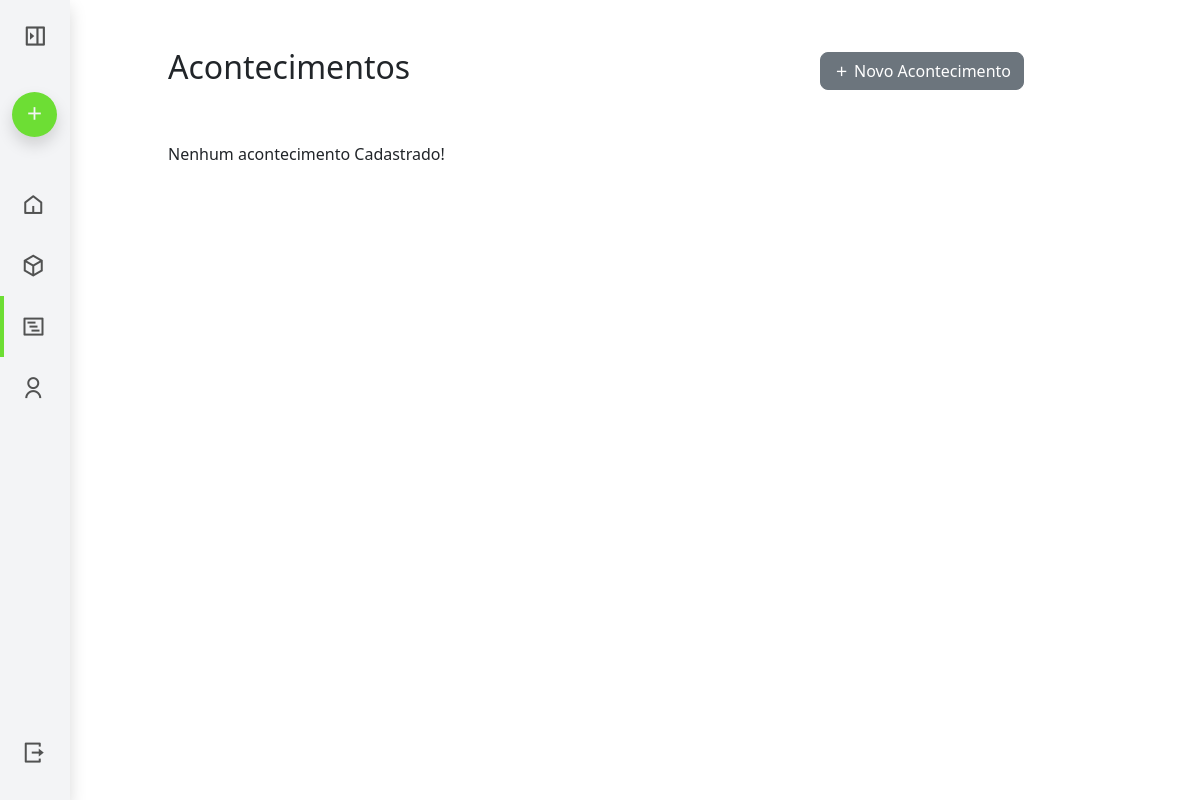
Page /sgpa/acontecimentos/ (signed in) on the earlier database version.
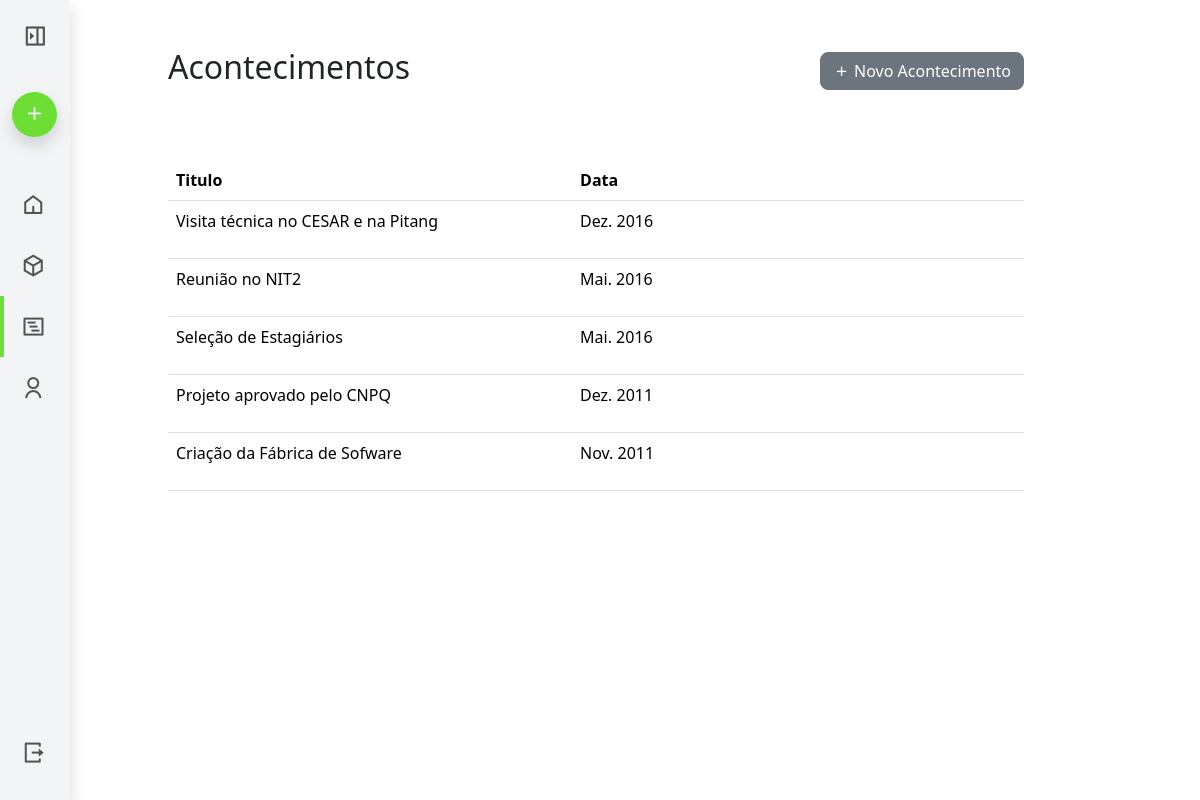
Same page on the later database version.
### acontecimentos/models.py (models this page shows, shortened)
class Acontecimento(models.Model):
    titulo = models.CharField(max_length=150)
    data = models.DateField()
    descricao = models.TextField(null=True, blank=True)
    imagem = models.ImageField(upload_to="acontecimentos/", blank=True, null=True)
    data_cadastro = models.DateTimeField(auto_now_add=True)

### acontecimentos/views.py (the view)
# urls.py: path('', AcontecimentoListView.as_view(), name='lista-acontecimentos'),
class AcontecimentoListView(LoginRequiredMixin, ListView):
    model = Acontecimento
    template_name = 'acontecimentos/acontecimento_list.html'
    context_object_name = 'acontecimentos'
    paginate_by = 15
    ordering = ['-data']

### acontecimentos/templates/acontecimentos/acontecimento_list.html (shortened to what this page needs)
{% extends "./base_app.html" %}
{% block AppContent %}
    {% if acontecimentos %}
    <table class="table table-responsive table-hover">
        <thead>
            <tr>
                <th>Titulo</th>
                <th>Data</th>
                <th></th>
            </tr>
        </thead>
        <tbody>
            {% for acontecimento in acontecimentos %}
                <tr>
                    <td>{{ acontecimento.titulo }}</td>
                    <td>{{ acontecimento.data|date:'M. Y' }}</td>
                    <td>
                    </td>
                </tr>
            {% endfor %}
        </tbody>
    </table>
    {% else %}
    <p>Nenhum acontecimento Cadastrado!</p>
    {% endif %}
{% endblock %}

### acontecimentos/templates/acontecimentos/base_app.html (shortened to what this page needs)
{% extends "base.html" %}
{% block content %}
<div class="p-5">
    <div class="actions-header d-flex align-items-center justify-content-between">
        <div>
            <h2>Acontecimentos</h2>
        </div>
        <div class="actions">
            <a href="{% url 'acontecimentos:criar-acontecimento' %}" class="btn btn-secondary"><i class="ri-add-line"></i> Novo Acontecimento</a>
        </div>
    </div>
    <div class="mt-5">
        {% block AppContent %}
        {% endblock AppContent %}
    </div>
</div>
{% endblock content %}

### global/templates/base.html (shortened to what this page needs)
<!DOCTYPE html>
<html lang="pt-br">
<head>
    {% load static %}
    <link rel="stylesheet" href="{% static 'css/bootstrap.min.css' %}">
    <link rel="stylesheet" href="{% static 'css/main.css' %}">
    <link rel="stylesheet" href="{% static 'css/icons/remixicon.css' %}">
</head>
<body>
    <div class="d-flex">
        <div id="sidebar" class="sidebar shadow closed">
            <div class="sidebar-header">
                <button id="toggle-sidebar" class="toggle-sidebar"><i id="toggle-sidebar-icon" class="ri-sidebar-unfold-line"></i></button>
            </div>
            <div class="dropdown">
                <button class="btn flex justify-content-center align-items-center shadow" type="button" id="dropdownNovo" data-bs-toggle="dropdown" aria-expanded="false">
                    <span class="icon"><i class="ri-add-line"></i></span>
                </button>
            </div>
            <nav class="menu">
                <div>
                    <a href="{% url 'dashboard'%}" class="menu-item {% if request.path == '/dashboard' %}active{% endif %}" title="Inicio">
                        <span class="icon"><i class="ri-home-5-line"></i></span>
                    </a>
                    <a href="{% url 'projetos:lista-projetos'%}" class="menu-item {% if request.path == '/sgpa/projetos/' %}active{% endif %}" title="Projetos">
                        <span class="icon"><i class="ri-box-3-line"></i></span>
                    </a>
                    <a href="{% url 'acontecimentos:lista-acontecimentos'%}" class="menu-item {% if request.path == '/sgpa/acontecimentos/' %}active{% endif %}" title="Aconteciementos">
                        <span class="icon"><i class="ri-timeline-view"></i></span>
                    </a>
                    <a href="{% url 'usuarios:perfil'%}" class="menu-item {% if request.path == '/sgpa/perfil' %}active{% endif %}" title="Perfil">
                        <span class="icon"><i class="ri-user-line"></i></span>
                    </a>
                </div>
                <div class="area-logout">
                    <form  method="post" action="{% url 'usuarios:logout' %}">
                        <button type="submit" class="btn-logout btn menu-item">
                            <span class="icon"><i class="ri-logout-box-r-line icon"></i></span>
                        </button>
                    </form>
                </div>
            </div>
        <main class="main-content">
            {% block content %}
            {% endblock content %}
        </main>
    </div>
</body>
</html>

### global/static/css/main.css (style rules this page uses)
:root { --font-header: "Bebas Neue", serif; --error-color: #d8000c; --error-bg: #ffdddd; --border-light: #ccc; --text-light: #666; }
.btn { border-radius: 0.5rem; }
table tr { height: 58px; }
body { min-height: 100vh; overflow-x: hidden; }
main.main-content { padding-right: 8rem; }
.sidebar { width: 70px; height: 100%; background-color: #f3f4f6; color: #27303f; display: flex; flex-direction: column; transition: width 0.3s ease; position: fixed; top: 0; left: 0; bottom: 0; z-index: 1000; }
.sidebar.closed { width: 70px; }
.sidebar.closed .dropdown .btn { margin-left: calc(1rem - 4px); position: relative; width: 45px; height: 45px; border-radius: 50%; }
.sidebar.closed .dropdown .btn .icon { position: absolute; top: 50%; left: 50%; transform: translate(-50%, -50%); }
.sidebar.closed + .main-content { margin-left: 120px; }
.sidebar .sidebar-header { display: flex; align-items: center; padding: 1rem; color: #515252; }
.sidebar .sidebar-header .toggle-sidebar { background: none; border: none; color: #515252; font-size: 1.6rem; cursor: pointer; }
.sidebar .menu { display: flex; flex-direction: column; justify-content: space-between; padding: 1rem 0; flex-grow: 1; overflow-x: hidden; overflow-y: auto; }
.sidebar .menu .menu-item { display: flex; align-items: center; padding: 0.75rem 1.3rem; color: #515252; text-decoration: none; transition: background 0.3s ease; }
.sidebar .menu .menu-item .icon { font-size: 1.5rem; margin-right: 1rem; }
.sidebar .menu .menu-item.active { padding-left: calc(1rem + 1px); border-left: 4px solid #6dde34; }
.sidebar .dropdown .btn { width: 200px; height: 50px; margin: 1.2rem 0 1.35rem 1rem; font-size: 1.35rem; background-color: #6dde34; color: #f3f4f6; transition: 0.35s ease-out; }
.sidebar + .main-content { margin-left: 300px; transition: margin-left 0.3s ease; width: 100%; }

Differences in the rows shown:
added Acontecimento: titulo "Visita técnica no CESAR e na Pitang", data "Dez. 2016"
added Acontecimento: titulo "Reunião no NIT2", data "Mai. 2016"
added Acontecimento: titulo "Seleção de Estagiários", data "Mai. 2016"
added Acontecimento: titulo "Projeto aprovado pelo CNPQ", data "Dez. 2011"
added Acontecimento: titulo "Criação da Fábrica de Sofware", data "Nov. 2011"
Other differences:
text no longer shown: "Nenhum acontecimento Cadastrado!"
text now shown: "Titulo Data"
